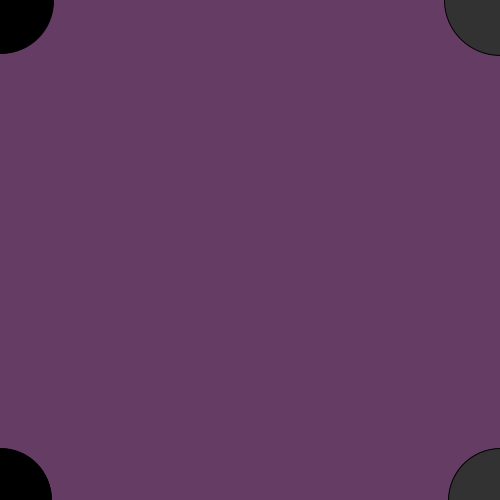
Frame 1 (no input)
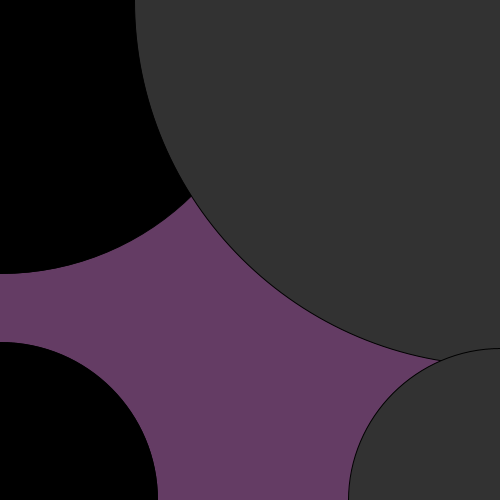
Frame 60 (the mouse pressed at the canvas centre just before this capture)
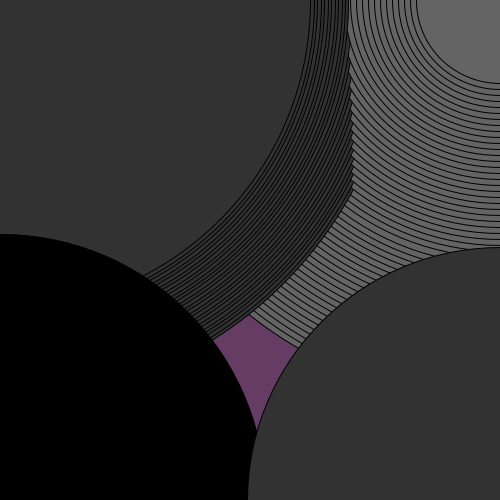
Frame 120 (the mouse held since frame 60 and released just before this capture)

The Processing sketch that drew these frames (run headless with seeded random() and noise(); from frame 60 on, the mouse is pressed at the canvas centre):

// Processing sketch: processing_73631
// ── processing_73631.pde



Sun mySun1;
Sun mySun2; // Four Suns
Sun mySun3;
Sun mySun4; // Four Suns

void setup() {
  size(500, 500);
  mySun1 = new Sun(0,0); // Parameters go inside the parentheses when the object is constructed.
  mySun2 = new Sun(0, height);
  mySun3 = new Sun(width, 0);
  mySun4 = new Sun(width, height);
  smooth();
  background(100, 60, 100, 100);
  
}

void draw() {
  
  mySun1.move();
  mySun1.display();
  mySun2.move();
  mySun2.display();
  mySun3.move();
  mySun3.display();
  mySun4.move();
  mySun4.display();
}

class Sun { // Even though there are multiple objects, we still only need one class. No matter how many cookies we make, only one cookie cutter is needed.
  color c;
  float xpos;
  float ypos;
  float sunsize;
  float speed;
  int colorstep; // how much to brighten color each lap?

  Sun(float tempXpos, float tempYpos) { // The Constructor is defined with arguments.
    c = 0;
    xpos = tempXpos;
    ypos = tempYpos;
    sunsize = 100.;
    speed = 1. + random(10.); // start Sun at some random speed
    colorstep = 50;
  }

  void display() {
  
    float tempC = c + xpos/width * colorstep;
    fill(tempC, tempC, tempC);  
    ellipseMode(CENTER);
    stroke(0);
    ellipse(xpos, ypos, sunsize, sunsize); 
  }

  void move() {
    sunsize = sunsize + speed;
    if (sunsize > 800. || sunsize < 0) {
      speed = speed * random(0.8, 1.2); // change speed a little bit
      speed = speed * -1.;
      c = c + colorstep; // make the Sun get brighter on each lap
    }
    if(c > 255) c = 0;
  }
}
